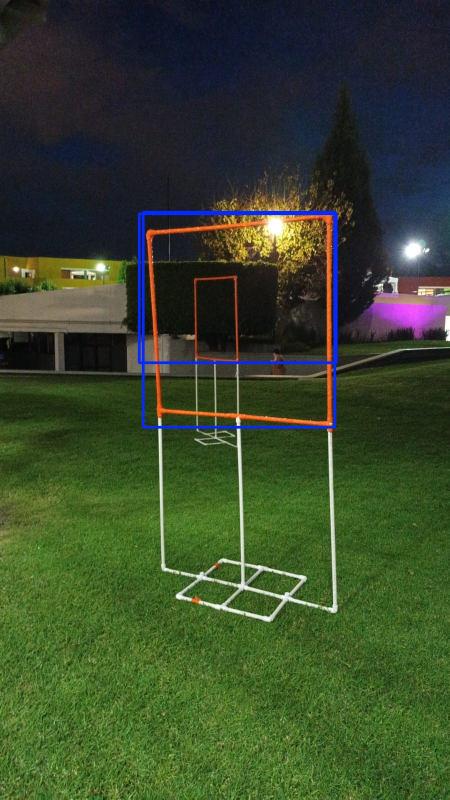
#> input picture runs/detect/predict5/image0.jpg, 899 x 1599 px, found by its file name (shown at 1/2 size)
$ python dummy.py
#> lines starting #> are read from the running program, lines starting #| are printed output that depends on the picture; after the words box and inside, x2 and y2 are one past the last pixel; in counts of white or black regions, pixels touching at a corner belong together
import cv2
import numpy as np


def get_blue():

    # Load the image
    cv_image = cv2.imread("/home/buly/Desktop/drone_competition/runs/detect/predict5/image0.jpg")
#> cv_image is the input picture: shape (1599, 899, 3); mean B, G, R 44, 72, 56.8
    cv_image = cv2.resize(cv_image, (340, 340))  # Resize for consistent display
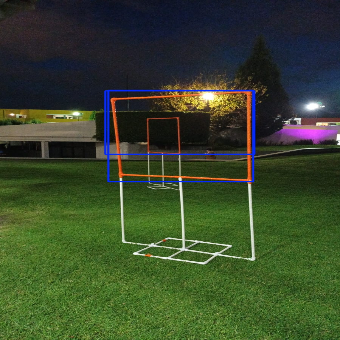
#> cv_image: shape (340, 340, 3); mean B, G, R 43.9, 71.9, 56.7

    # Convert the image from BGR to HSV
    hsv_image = cv2.cvtColor(cv_image, cv2.COLOR_BGR2HSV)
#> hsv_image: shape (340, 340, 3); mean H, S, V 65.3, 131.3, 80.6

    # Define the lower and upper bounds for blue in HSV
    lower_blue = np.array([110, 150, 150])
    upper_blue = np.array([130, 255, 255])

    # Create a mask that keeps only the blue regions
    mask = cv2.inRange(hsv_image, lower_blue, upper_blue)
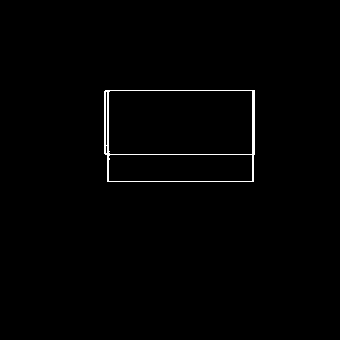
#> mask: shape (340, 340); 0.87% white in thin lines or dots, all inside (x1, y1, x2, y2) = (104, 90, 255, 182)

    # Create a black background of the same shape as the original image
    black_background = np.zeros_like(cv_image)

    # Use the mask to copy only the blue regions from the original image
    blue_only = cv2.bitwise_and(cv_image, cv_image, mask=mask)

    # Overlay the blue-only image onto the black background
    result = np.where(blue_only != 0, blue_only, black_background)
    return result


def get_square():
    result = get_blue()

    AREA = 0
    I = None

# Convert to grayscale and apply Gaussian blur
    gray = cv2.cvtColor(result, cv2.COLOR_BGR2GRAY)

    # Detect edges using Canny edge detection
    edges = cv2.Canny(result, 30, 130)
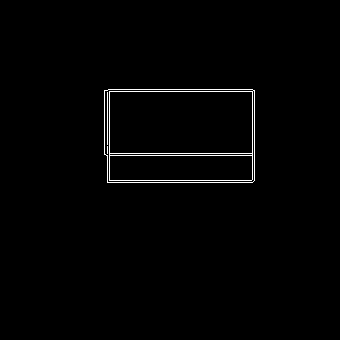
#> edges: shape (340, 340); 1.1% white in thin lines or dots, all inside (x1, y1, x2, y2) = (104, 89, 255, 183)

    # Define a kernel (structuring element) for dilation
    kernel = np.ones((5, 5), np.uint8)  # You can adjust the size of the kernel to control thickness

    # Dilate the edges to make them thicker
    thick_edges = cv2.dilate(edges, kernel, iterations=1)
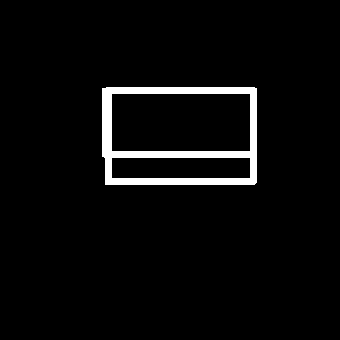
#> thick_edges: shape (340, 340); 3.9% white; 1 white region
        # Display the result
    cv2.imshow("Blue Regions Only", thick_edges)
    cv2.waitKey(0)  # Wait for a key press
    cv2.destroyAllWindows()  # Close all OpenCV windows

    # Find contours in the edges
    contours, _ = cv2.findContours(thick_edges, cv2.RETR_EXTERNAL, cv2.CHAIN_APPROX_SIMPLE)
#> contours = 1 contour; box (x1, y1, x2, y2) and area: (102, 87, 257, 185) 14849

    # Create a mask with the same size as the result, initialized to black
    mask = np.zeros_like(result)

    # Iterate over contours to find and keep squares
    for i,contour in enumerate(contours):
        # Approximate the contour to a polygon
        epsilon = 0.02 * cv2.arcLength(contour, True)
        approx = cv2.approxPolyDP(contour, epsilon, True)

        # Check if the polygon has 4 sides and is convex
        if len(approx) == 4:
            area = cv2.contourArea(approx)
            if area > AREA:
                AREA = area
                I = approx
            # Filter by area to avoid very small or large shapes

        # Fill the detected square on the mask
        cv2.drawContours(mask, [I], -1, (255, 255, 255), 150)
#> this loop made 1 pass
#> (epsilon, area, AREA, I) on pass 1: (9.97, 14489, 14489, [[102, 88], [105, 184], [256, 182], [256, 88]])
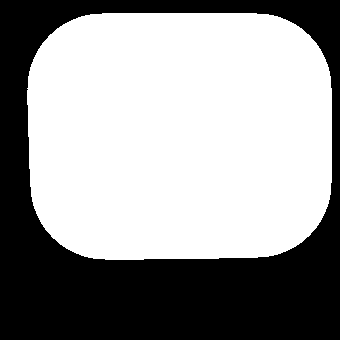
#> mask: shape (340, 340, 3); 60.1% white; 1 black region, box (x1, y1, x2, y2) and area: (0, 0, 340, 340) 46069
#> after the loop, AREA = 14489

    if I is not None:
        # Get the center of the square (centroid)
        M = cv2.moments(I)
#> M = moments, m00 14489, centre m10/m00, m01/m00 = (179.5, 135.3)

        if M["m00"] != 0:
            cX = int(M["m10"] / M["m00"])  # X coordinate of the centroid
#> cX = 179
            cY = int(M["m01"] / M["m00"])  # Y coordinate of the centroid
#> cY = 135

            # Draw a red circle at the center of the square
            cv2.circle(result, (cX, cY), radius=5, color=(0, 0, 255), thickness=-1)  # Red color
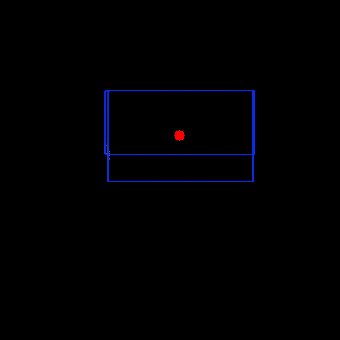
#> result: shape (340, 340, 3); mean B, G, R 2, 0.4, 0.3

    # Apply the mask to the original frame
    result = cv2.bitwise_and(result, mask)

    # Display the result
    cv2.imshow("Blue Regions Only", result)
    cv2.waitKey(0)  # Wait for a key press
    cv2.destroyAllWindows()  # Close all OpenCV windows

get_square()
